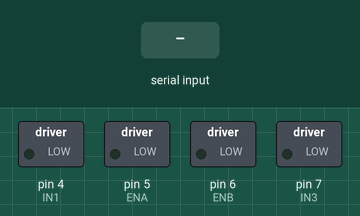
Recording of a sketch running on a simulated Arduino Uno, built with avr-gcc and run on an emulated ATmega328P. Parts: switched loads named in the sketch (green lamp = pin HIGH). The inputs (shaded band) are chosen by the test bench.

Above: at 1.2 s.
1.3 s: "90,45\n" received over Serial
At 1.4 s:
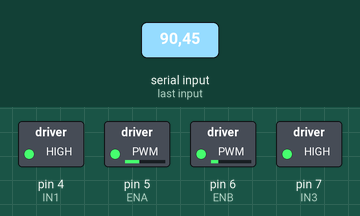
At 1.9 s:
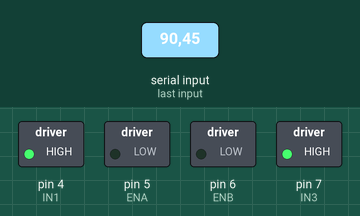
3.0 s: "30,150\n" received over Serial
At 3.1 s:
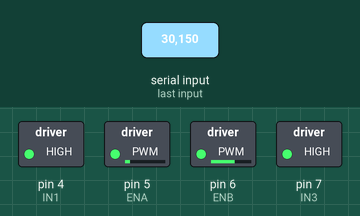
Timing chart, 0 to 6.0 s (numbered marks = the images above; inputs shaded):
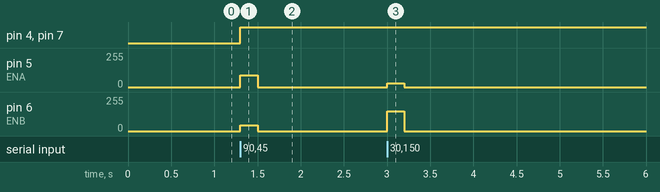

Measured:
- after the input at 1.3 s, pin 4 (IN1), pin 7 (IN3): LOW → HIGH at once; pin 5 (ENA): 0/255 → 90/255 at once, → 0/255 0.20 s later; pin 6 (ENB): 0/255 → 45/255 at once, → 0/255 0.20 s later
- after the input at 3.0 s, pin 5 (ENA): 0/255 → 30/255 at once, → 0/255 0.20 s later; pin 6 (ENB): 0/255 → 150/255 at once, → 0/255 0.20 s later

The sketch:

gptversion.ino
```cpp
// Motor Shield L298P
const int ENA = 5;
const int IN1 = 4;

const int ENB = 6;
const int IN3 = 7;

#define BUFFER_SIZE 20
char inputBuffer[BUFFER_SIZE];
byte bufferIndex = 0;

unsigned long lastPacketTime = 0;
const unsigned long timeoutMs = 200; // если 200мс нет команд — стоп

void setup() {
  Serial.begin(115200);   // увеличили скорость!

  pinMode(ENA, OUTPUT);
  pinMode(IN1, OUTPUT);
  pinMode(ENB, OUTPUT);
  pinMode(IN3, OUTPUT);

  stopMotors();
}

void loop() {
  readSerial();

  // failsafe
  if (millis() - lastPacketTime > timeoutMs) {
    stopMotors();
  }
}

void readSerial() {
  while (Serial.available()) {
    char c = Serial.read();

    if (c == '\n') {
      inputBuffer[bufferIndex] = '\0';
      parseCommand(inputBuffer);
      bufferIndex = 0;
      lastPacketTime = millis();
    }
    else {
      if (bufferIndex < BUFFER_SIZE - 1) {
        inputBuffer[bufferIndex++] = c;
      }
    }
  }
}

void parseCommand(char* data) {
  int leftPWM, rightPWM;
  if (sscanf(data, "%d,%d", &leftPWM, &rightPWM) == 2) {
    driveMotors(leftPWM, rightPWM);
  }
}

void driveMotors(int leftPWM, int rightPWM) {

  leftPWM  = constrain(leftPWM,  -255, 255);
  rightPWM = constrain(rightPWM, -255, 255);

  // Левый мотор
  if (leftPWM >= 0) {
    digitalWrite(IN1, HIGH);
    analogWrite(ENA, leftPWM);
  } else {
    digitalWrite(IN1, LOW);
    analogWrite(ENA, -leftPWM);
  }

  // Правый мотор
  if (rightPWM >= 0) {
    digitalWrite(IN3, HIGH);
    analogWrite(ENB, rightPWM);
  } else {
    digitalWrite(IN3, LOW);
    analogWrite(ENB, -rightPWM);
  }
}

void stopMotors() {
  analogWrite(ENA, 0);
  analogWrite(ENB, 0);
}
```
